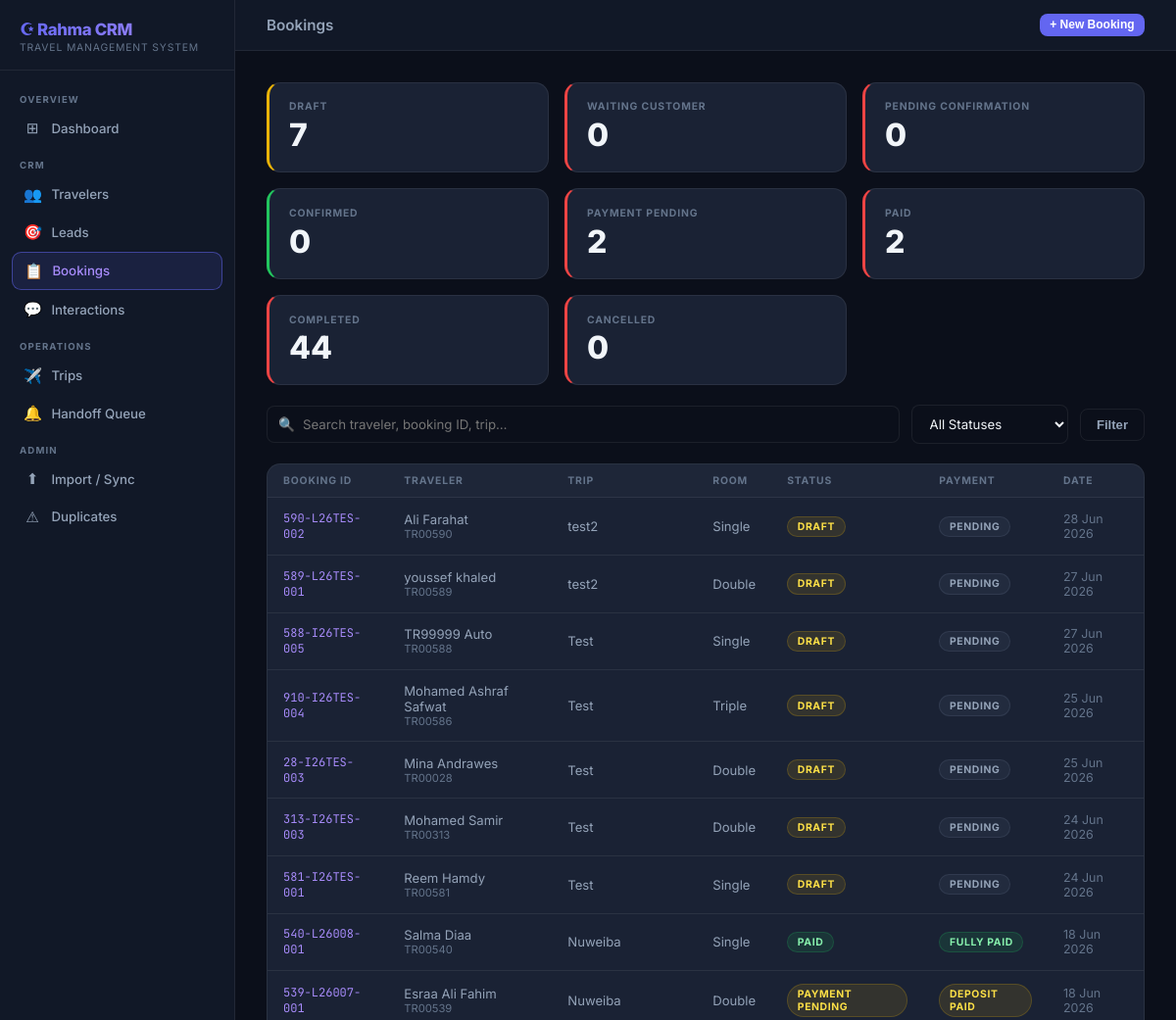
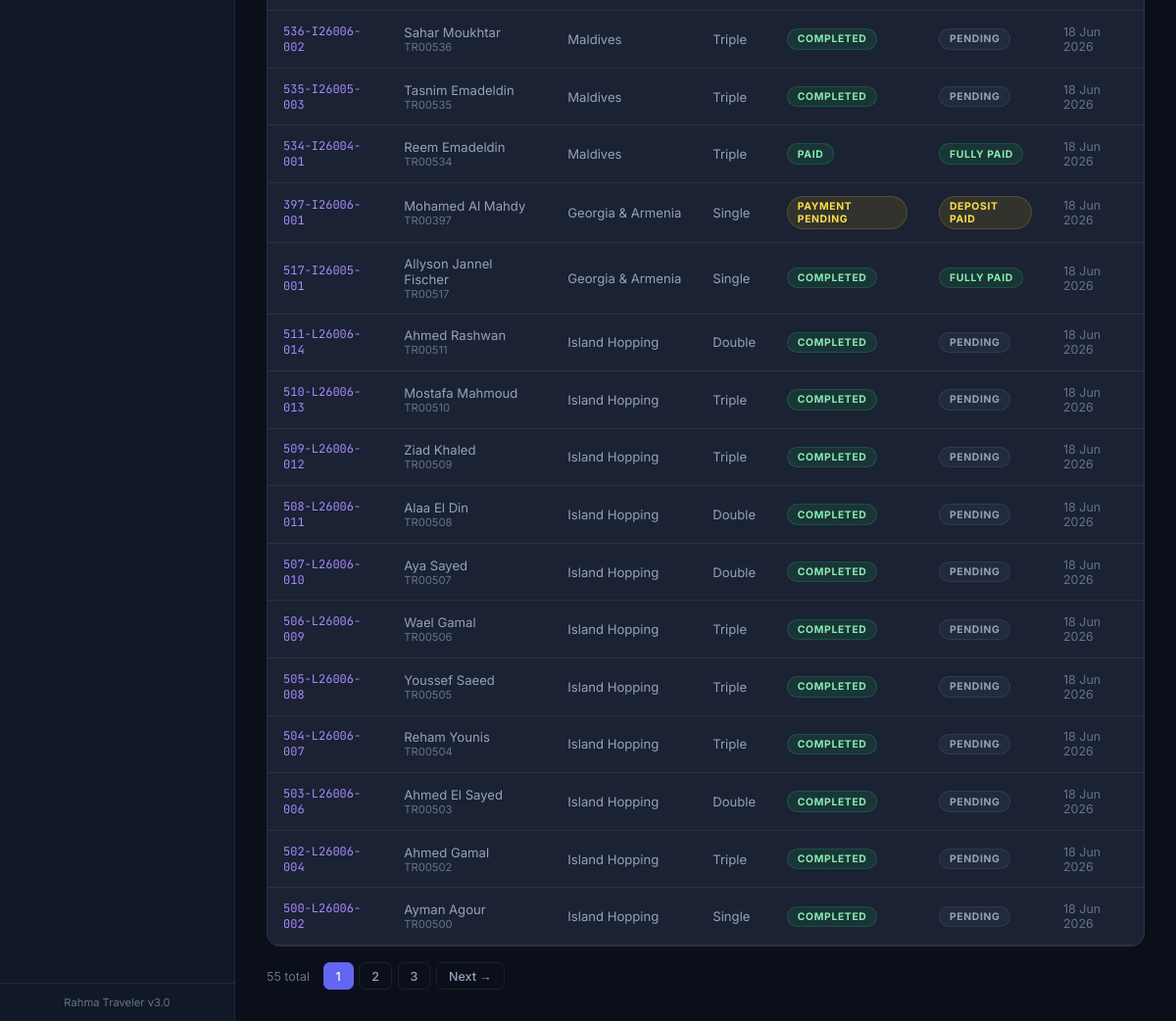
The page /bookings/ on the database its author committed (2 pictures, top to bottom).
### app/models/booking.py (models this page shows, shortened)
class TripBooking(db.Model):
    __tablename__ = 'trip_bookings'
    booking_id = db.Column(db.String(50), primary_key=True)
    trip_id = db.Column(db.String(50), db.ForeignKey('trips.trip_id'))
    trip_name = db.Column(db.String(200))
    traveler_id = db.Column(db.String(20), db.ForeignKey('travelers.traveler_id'))
    traveler_name = db.Column(db.String(200))
    room_type = db.Column(db.String(50))
    flight_option = db.Column(db.String(50))
    date_option = db.Column(db.String(50))
    currency = db.Column(db.String(20))
    group_size = db.Column(db.Integer, default=1)
    booking_status = db.Column(db.String(50)) # Draft / Confirmed / Cancelled
    draft_created_at = db.Column(db.DateTime, default=_utc_now)
    booking_source = db.Column(db.String(100))
    lead_id = db.Column(db.String(50))
    interaction_id = db.Column(db.String(50))
    alert_id = db.Column(db.String(50))
    payment_status = db.Column(db.String(100))
    passport_required = db.Column(db.Boolean, default=False)
    passport_status = db.Column(db.String(50))
    booking_notes = db.Column(db.Text)

### app/routes/bookings.py (the view, shortened to what this page needs)
@bookings_bp.route('/')
def index():
    q = request.args.get('q', '')
    status = request.args.get('status', '')
    page = request.args.get('page', 1, type=int)
    per_page = 25
    query = TripBooking.query
    if status:
        query = query.filter(TripBooking.booking_status == status)
    pagination = query.order_by(TripBooking.draft_created_at.desc()).paginate(
        page=page, per_page=per_page, error_out=False)
    bookings = pagination.items
    counts = {s: TripBooking.query.filter_by(booking_status=s).count() for s in BOOKING_STATUSES}
    active_trips = Trip.query.filter(Trip.sales_status == 'Open').all()
    trips_data = [t.to_dict() for t in active_trips]
    return render_template('bookings/index.html',
                           bookings=bookings,
                           pagination=pagination,
                           total_count=pagination.total,
                           q=q,
                           current_status=status,
                           statuses=BOOKING_STATUSES,
                           counts=counts,
                           trips_data=trips_data)

### app/templates/bookings/index.html (shortened to what this page needs)
{% extends "base.html" %}
{% block topbar_title %}Bookings{% endblock %}
{% block topbar_actions %}
<button onclick="openModal('createBooking')" class="btn btn-primary btn-sm">+ New Booking</button>
{% endblock %}
{% block content %}
<div class="kpi-grid" style="grid-template-columns:repeat(3,1fr);margin-bottom:1.25rem">
    {% for s, color in [('Draft','badge-yellow'),('Waiting Customer','badge-blue'),('Pending Confirmation','badge-blue'),('Confirmed','badge-green'),('Payment Pending','badge-yellow'),('Paid','badge-green'),('Completed','badge-green'),('Cancelled','badge-red')] %}
    <a href="{{ url_for('bookings.index', status=s) }}" style="text-decoration:none">
        <div class="kpi-card" style="border-left:3px solid {% if s == 'Draft' %}var(--yellow){% elif s == 'Confirmed' %}var(--green){% else %}var(--red){% endif %}">
            <div class="kpi-label">{{ s }}</div>
            <div class="kpi-value">{{ counts.get(s, 0) }}</div>
        </div>
    </a>
    {% endfor %}
</div>
<form method="GET" action="{{ url_for('bookings.index') }}" class="search-bar">
    <div class="search-input-wrap">
        <span class="search-icon">🔍</span>
        <input class="form-input" type="text" name="q" value="{{ q }}" placeholder="Search traveler, booking ID, trip…">
    </div>
    <select class="form-select" name="status" style="width:160px">
        <option value="">All Statuses</option>
    </select>
    <button type="submit" class="btn btn-ghost">Filter</button>
</form>
{% if bookings %}
<div class="card" style="padding:0;overflow:hidden">
    <table class="data-table">
        <thead><tr>
            <th>Booking ID</th><th>Traveler</th><th>Trip</th><th>Room</th><th>Status</th><th>Payment</th><th>Date</th>
        </tr></thead>
        <tbody>
        {% for b in bookings %}
        <tr onclick="window.location='{{ url_for('bookings.detail', booking_id=b.booking_id) }}'">
            <td class="mono">{{ b.booking_id }}</td>
            <td>
                <div class="primary">{{ b.traveler_name or '—' }}</div>
                {% if b.traveler_id %}<div style="font-size:0.7rem;color:var(--text-muted)">{{ b.traveler_id }}</div>{% endif %}
            </td>
            <td style="max-width:160px;overflow:hidden;text-overflow:ellipsis;white-space:nowrap">{{ b.trip_name or b.trip_id or '—' }}</td>
            <td>{{ b.room_type or '—' }}</td>
            <td>
                {% if b.booking_status == 'Confirmed' %}<span class="badge badge-green">Confirmed</span>
                {% elif b.booking_status == 'Payment Pending' %}<span class="badge badge-yellow">Payment Pending</span>
                {% elif b.booking_status == 'Paid' or b.booking_status == 'Completed' %}<span class="badge badge-green">{{ b.booking_status }}</span>
                {% elif b.booking_status == 'Waiting Customer' or b.booking_status == 'Pending Confirmation' %}<span class="badge badge-blue">{{ b.booking_status }}</span>
                {% elif b.booking_status == 'Cancelled' %}<span class="badge badge-red">Cancelled</span>
                {% else %}<span class="badge badge-yellow">Draft</span>{% endif %}
            </td>
            <td>
                {% if b.payment_status == 'Fully Paid' %}<span class="badge badge-green">{{ b.payment_status }}</span>
                {% elif b.payment_status == 'Deposit Paid' %}<span class="badge badge-yellow">{{ b.payment_status }}</span>
                {% elif b.payment_status == 'Refunded' %}<span class="badge badge-red">{{ b.payment_status }}</span>
                {% else %}<span class="badge badge-gray">{{ b.payment_status or 'Pending' }}</span>{% endif %}
            </td>
            <td style="font-size:0.78rem;color:var(--text-muted)">{{ b.draft_created_at.strftime('%d %b %Y') if b.draft_created_at else '—' }}</td>
        </tr>
        {% endfor %}
        </tbody>
    </table>
</div>
<div class="pagination">
    <span style="font-size:0.78rem;color:var(--text-muted);margin-right:0.5rem">{{ total_count }} total</span>
    {% for p in pagination.iter_pages(left_edge=1, right_edge=1, left_current=2, right_current=2) %}
        {% if p %}<a href="{{ url_for('bookings.index', page=p, q=q, status=current_status) }}" class="page-btn {% if p == pagination.page %}active{% endif %}">{{ p }}</a>
        {% else %}<span style="padding:0 0.25rem;color:var(--text-muted)">…</span>{% endif %}
    {% endfor %}
    {% if pagination.has_next %}
    <a href="{{ url_for('bookings.index', page=pagination.next_num, q=q, status=current_status) }}" class="page-btn">Next →</a>
    {% endif %}
</div>
{% endif %}
{% endblock %}

### app/templates/base.html (shortened to what this page needs)
<!DOCTYPE html>
<html lang="en">
<head>
</head>
<body>
<div class="app-layout">
    <nav class="sidebar">
        <div class="sidebar-brand">
            <div class="logo-text">☪ Rahma CRM</div>
            <div class="logo-sub">Travel Management System</div>
        </div>
        <div class="sidebar-nav">
            <div class="nav-section-label">Overview</div>
            <a href="{{ url_for('admin.dashboard') }}" class="nav-link {% if request.endpoint == 'admin.dashboard' %}active{% endif %}">
                <span class="nav-icon">⊞</span> Dashboard
            </a>
            <div class="nav-section-label">CRM</div>
            <a href="{{ url_for('travelers.index') }}" class="nav-link {% if request.blueprint == 'travelers' %}active{% endif %}">
                <span class="nav-icon">👥</span> Travelers
            </a>
            <a href="{{ url_for('leads.index') }}" class="nav-link {% if request.blueprint == 'leads' %}active{% endif %}">
                <span class="nav-icon">🎯</span> Leads
            </a>
            <a href="{{ url_for('bookings.index') }}" class="nav-link {% if request.blueprint == 'bookings' %}active{% endif %}">
                <span class="nav-icon">📋</span> Bookings
            </a>
            <a href="{{ url_for('interactions.index') }}" class="nav-link {% if request.blueprint == 'interactions' %}active{% endif %}">
                <span class="nav-icon">💬</span> Interactions
            </a>
            <div class="nav-section-label">Operations</div>
            <a href="{{ url_for('trips.index') }}" class="nav-link {% if request.blueprint == 'trips' %}active{% endif %}">
                <span class="nav-icon">✈️</span> Trips
            </a>
            <a href="{{ url_for('handoffs.index') }}" class="nav-link {% if request.blueprint == 'handoffs' %}active{% endif %}">
                <span class="nav-icon">🔔</span> Handoff Queue
            </a>
            <div class="nav-section-label">Admin</div>
            <a href="{{ url_for('admin.import_data') }}" class="nav-link {% if request.endpoint == 'admin.import_data' %}active{% endif %}">
                <span class="nav-icon">⬆</span> Import / Sync
            </a>
            <a href="{{ url_for('admin.duplicates') }}" class="nav-link {% if request.endpoint == 'admin.duplicates' %}active{% endif %}">
                <span class="nav-icon">⚠</span> Duplicates
            </a>
        </div>
        <div class="sidebar-footer">Rahma Traveler v3.0</div>
    </nav>
    <div class="main-content">
        <div class="topbar">
            <span class="topbar-title">{% block topbar_title %}{% endblock %}</span>
            <div class="topbar-actions">{% block topbar_actions %}{% endblock %}</div>
        </div>
        <div class="page-body">
            {% block content %}{% endblock %}
        </div>
    </div>
</div>
</body>
</html>

### rows shown on the page
TripBooking: booking_id "590-L26TES-002", traveler_name "Ali Farahat", traveler_id "TR00590", trip_name "test2", room_type "Single", booking_status "DRAFT", payment_status "PENDING", draft_created_at "28 Jun 2026"
TripBooking: booking_id "589-L26TES-001", traveler_name "youssef khaled", traveler_id "TR00589", trip_name "test2", room_type "Double", booking_status "DRAFT", payment_status "PENDING", draft_created_at "27 Jun 2026"
TripBooking: booking_id "588-I26TES-005", traveler_name "TR99999 Auto", traveler_id "TR00588", trip_name "Test", room_type "Single", booking_status "DRAFT", payment_status "PENDING", draft_created_at "27 Jun 2026"
TripBooking: booking_id "910-I26TES-004", traveler_name "Mohamed Ashraf Safwat", traveler_id "TR00586", trip_name "Test", room_type "Triple", booking_status "DRAFT", payment_status "PENDING", draft_created_at "25 Jun 2026"
TripBooking: booking_id "28-I26TES-003", traveler_name "Mina Andrawes", traveler_id "TR00028", trip_name "Test", room_type "Double", booking_status "DRAFT", payment_status "PENDING", draft_created_at "25 Jun 2026"
TripBooking: booking_id "313-I26TES-003", traveler_name "Mohamed Samir", traveler_id "TR00313", trip_name "Test", room_type "Double", booking_status "DRAFT", payment_status "PENDING", draft_created_at "24 Jun 2026"
TripBooking: booking_id "581-I26TES-001", traveler_name "Reem Hamdy", traveler_id "TR00581", trip_name "Test", room_type "Single", booking_status "DRAFT", payment_status "PENDING", draft_created_at "24 Jun 2026"
TripBooking: booking_id "540-L26008-001", traveler_name "Salma Diaa", traveler_id "TR00540", trip_name "Nuweiba", room_type "Single", booking_status "PAID", payment_status "FULLY PAID", draft_created_at "18 Jun 2026"
TripBooking: booking_id "539-L26007-001", traveler_name "Esraa Ali Fahim", traveler_id "TR00539", trip_name "Nuweiba", room_type "Double", booking_status "PAYMENT PENDING", payment_status "DEPOSIT PAID", draft_created_at "18 Jun 2026"
TripBooking: booking_id "536-I26006-002", traveler_name "Sahar Moukhtar", traveler_id "TR00536", trip_name "Maldives", room_type "Triple", booking_status "COMPLETED", payment_status "PENDING", draft_created_at "18 Jun 2026"
TripBooking: booking_id "535-I26005-003", traveler_name "Tasnim Emadeldin", traveler_id "TR00535", trip_name "Maldives", room_type "Triple", booking_status "COMPLETED", payment_status "PENDING", draft_created_at "18 Jun 2026"
TripBooking: booking_id "534-I26004-001", traveler_name "Reem Emadeldin", traveler_id "TR00534", trip_name "Maldives", room_type "Triple", booking_status "PAID", payment_status "FULLY PAID", draft_created_at "18 Jun 2026"
TripBooking: booking_id "397-I26006-001", traveler_name "Mohamed Al Mahdy", traveler_id "TR00397", trip_name "Georgia & Armenia", room_type "Single", booking_status "PAYMENT PENDING", payment_status "DEPOSIT PAID", draft_created_at "18 Jun 2026"
TripBooking: booking_id "517-I26005-001", traveler_name "Allyson Jannel Fischer", traveler_id "TR00517", trip_name "Georgia & Armenia", room_type "Single", booking_status "COMPLETED", payment_status "FULLY PAID", draft_created_at "18 Jun 2026"
TripBooking: booking_id "511-L26006-014", traveler_name "Ahmed Rashwan", traveler_id "TR00511", trip_name "Island Hopping", room_type "Double", booking_status "COMPLETED", payment_status "PENDING", draft_created_at "18 Jun 2026"
TripBooking: booking_id "510-L26006-013", traveler_name "Mostafa Mahmoud", traveler_id "TR00510", trip_name "Island Hopping", room_type "Triple", booking_status "COMPLETED", payment_status "PENDING", draft_created_at "18 Jun 2026"
TripBooking: booking_id "509-L26006-012", traveler_name "Ziad Khaled", traveler_id "TR00509", trip_name "Island Hopping", room_type "Triple", booking_status "COMPLETED", payment_status "PENDING", draft_created_at "18 Jun 2026"
TripBooking: booking_id "508-L26006-011", traveler_name "Alaa El Din", traveler_id "TR00508", trip_name "Island Hopping", room_type "Double", booking_status "COMPLETED", payment_status "PENDING", draft_created_at "18 Jun 2026"
TripBooking: booking_id "507-L26006-010", traveler_name "Aya Sayed", traveler_id "TR00507", trip_name "Island Hopping", room_type "Double", booking_status "COMPLETED", payment_status "PENDING", draft_created_at "18 Jun 2026"
TripBooking: booking_id "506-L26006-009", traveler_name "Wael Gamal", traveler_id "TR00506", trip_name "Island Hopping", room_type "Triple", booking_status "COMPLETED", payment_status "PENDING", draft_created_at "18 Jun 2026"
TripBooking: booking_id "505-L26006-008", traveler_name "Youssef Saeed", traveler_id "TR00505", trip_name "Island Hopping", room_type "Triple", booking_status "COMPLETED", payment_status "PENDING", draft_created_at "18 Jun 2026"
TripBooking: booking_id "504-L26006-007", traveler_name "Reham Younis", traveler_id "TR00504", trip_name "Island Hopping", room_type "Triple", booking_status "COMPLETED", payment_status "PENDING", draft_created_at "18 Jun 2026"
TripBooking: booking_id "503-L26006-006", traveler_name "Ahmed El Sayed", traveler_id "TR00503", trip_name "Island Hopping", room_type "Double", booking_status "COMPLETED", payment_status "PENDING", draft_created_at "18 Jun 2026"
TripBooking: booking_id "502-L26006-004", traveler_name "Ahmed Gamal", traveler_id "TR00502", trip_name "Island Hopping", room_type "Triple", booking_status "COMPLETED", payment_status "PENDING", draft_created_at "18 Jun 2026"
TripBooking: booking_id "500-L26006-002", traveler_name "Ayman Agour", traveler_id "TR00500", trip_name "Island Hopping", room_type "Single", booking_status "COMPLETED", payment_status "PENDING", draft_created_at "18 Jun 2026"

### other values the page prints
{{ s }} "DRAFT" "WAITING CUSTOMER" "PENDING CONFIRMATION" "CONFIRMED" "PAYMENT PENDING" "PAID" "COMPLETED" "CANCELLED"
{{ counts.get(s, 0) }} "7" "0" "0" "0" "2" "2" "44" "0"
{{ total_count }} "55"
{{ p }} "1" "2" "3"
